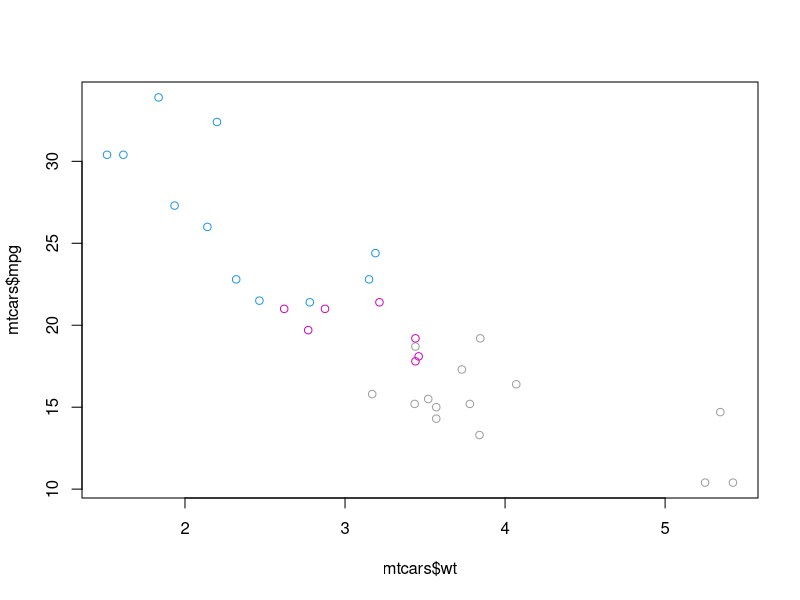
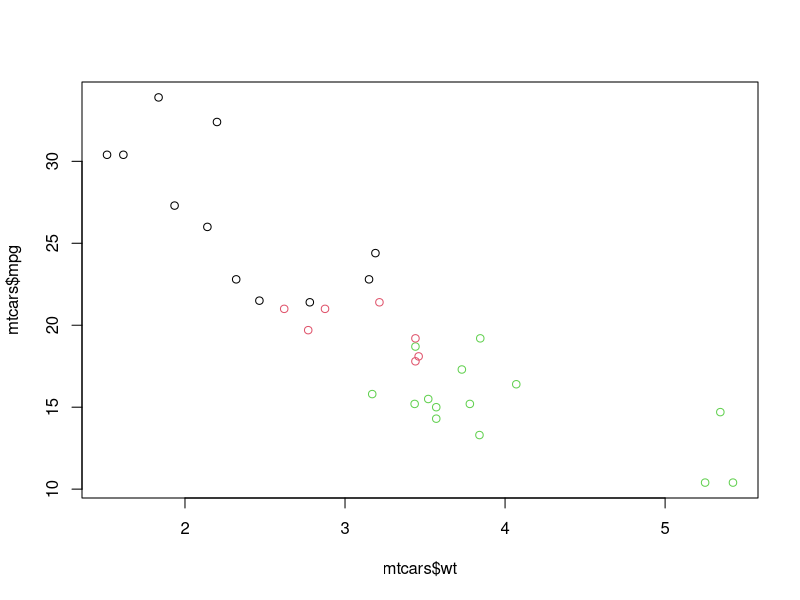
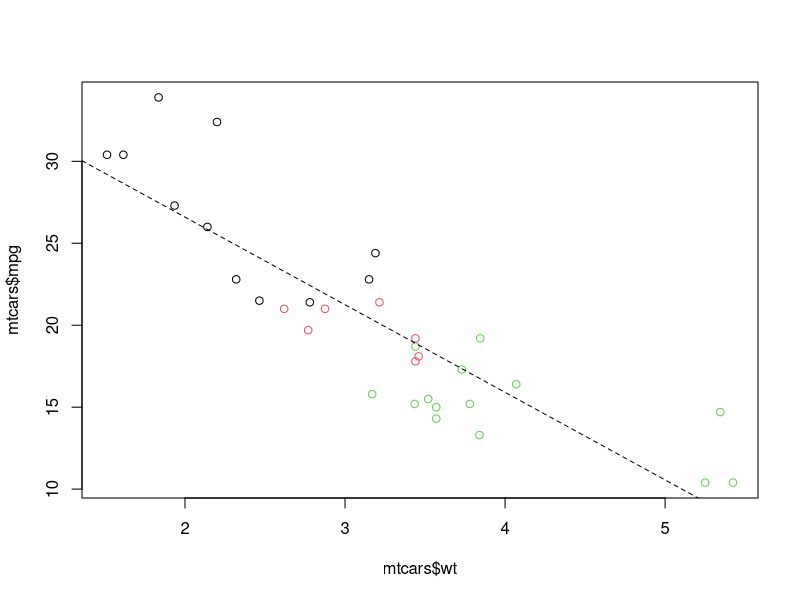
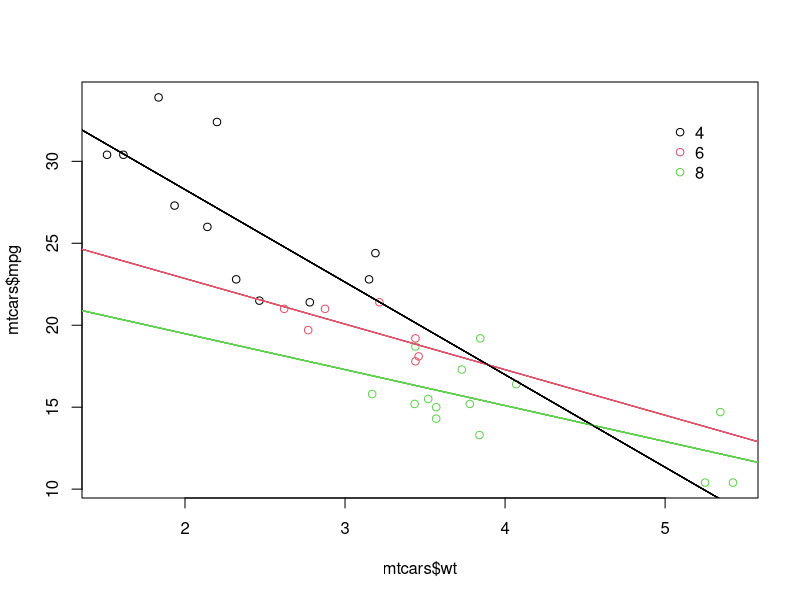

The R script that drew these images, in order: (Note: this script raises an error after producing the figures.)
install.packages("tidyr")
library(tidyr)
library(magrittr)
data("mtcars")
# Plot the correct variables of mtcars
plot(mtcars$wt, mtcars$mpg, col = mtcars$cyl)

# Change cyl inside mtcars to a factor
mtcars$fcyl <- as.factor(mtcars$cyl)

# Make the same plot as in the first instruction
plot(mtcars$wt, mtcars$mpg, col = mtcars$fcyl)

# Use lm() to calculate a linear model and save it as carModel
carModel <- lm(mpg ~ wt, data = mtcars)

# Basic plot
mtcars$cyl <- as.factor(mtcars$cyl)
plot(mtcars$wt, mtcars$mpg, col = mtcars$cyl)

# Call abline() with carModel as first argument and set lty to 2
abline(carModel, lty = 2)

# Plot each subset efficiently with lapply
# You don't have to edit this code
plot(mtcars$wt, mtcars$mpg, col = mtcars$cyl)
lapply(mtcars$cyl, function(x) {
  abline(lm(mpg ~ wt, mtcars, subset = (cyl == x)), col = x)
})

# This code will draw the legend of the plot
# You don't have to edit this code
legend(x = 5, y = 33, legend = levels(mtcars$cyl),
       col = 1:3, pch = 1, bty = "n")

# Plot 1: add geom_point() to this command to create a scatter plot
ggplot(mtcars, aes(x = wt, y = mpg, col = cyl)) +
  geom_point()  # Fill in using instructions Plot 1

# Plot 2: include the lines of the linear models, per cyl
ggplot(mtcars, aes(x = wt, y = mpg, col = cyl)) +
  geom_point() + # Copy from Plot 1
  geom_smooth(method = "lm", se = FALSE)   # Fill in using instructions Plot 2

# Plot 3: include a lm for the entire dataset in its whole
ggplot(mtcars, aes(x = wt, y = mpg, col = cyl)) +
  geom_point() + # Copy from Plot 2
  geom_smooth(method = "lm", se = FALSE) + # Copy from Plot 2
  geom_smooth(aes(group = 1), method = "lm", se = FALSE, linetype = 2)   # Fill in using instructions Plot 3


data("iris")
head(iris)

# Fill in the ___ to produce to the correct iris.tidy dataset
iris.tidy <- iris %>%
  gather(key, Value, -Species) %>%
  separate(key, c("Part", "Measure"), "\\.")

# Add column with unique ids (don't need to change)
iris$Flower <- 1:nrow(iris)

# Fill in the ___ to produce to the correct iris.wide dataset
iris.wide <- iris %>%
  gather(key, value, -Species, -Flower) %>%
  separate(key, c("Part", "Measure"), "\\.") %>%
  spread(Measure, value)


# Consider the structure of iris, iris.wide and iris.tidy (in that order)
str(iris)
str(iris.wide)
str(iris.tidy)
# Think about which dataset you would use to get the plot shown right
# Fill in the ___ to produce the plot given to the right
ggplot(iris.tidy, aes(x = Species, y = Value, col = Part)) +
  geom_jitter() +
  facet_grid(. ~ Measure)




# Think about which dataset you would use to get the plot shown right
# Fill in the ___ to produce the plot given to the right
ggplot(iris.wide, aes(x = Length, y = Width, color = Part)) +
  geom_jitter() +
  facet_grid(. ~ Species)


